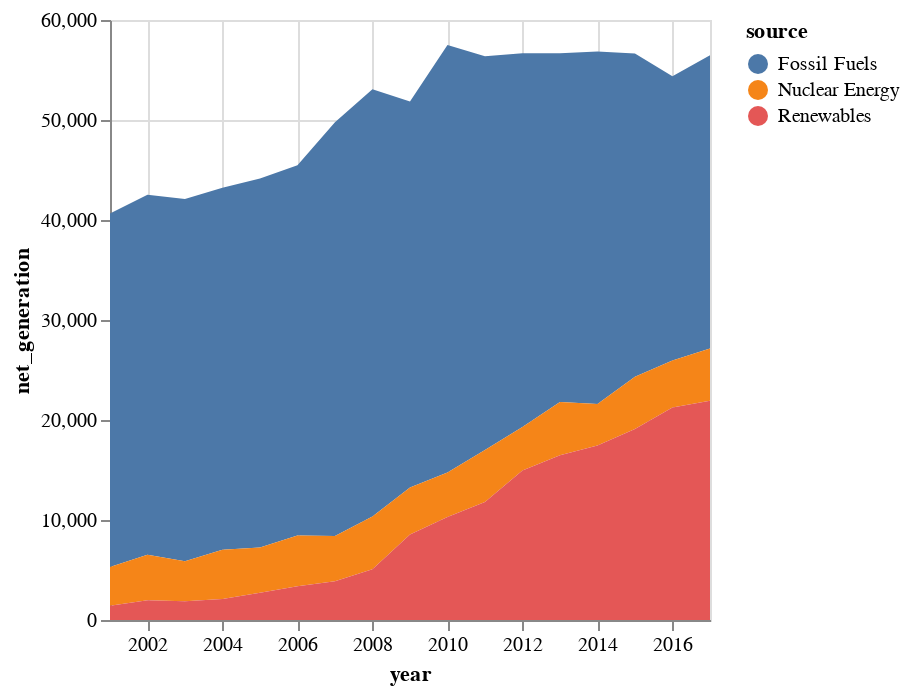

The code cell stored with this chart in its notebook:
### Markdown cell above
### Areas

Area charts let us see how data in multiple categories cumulate over a timespan. We might want to see how different energy sources contribute to an overall temporal trend, i.e., the overall energy production in Iowa:

### Code cell
alt.Chart(df2).mark_area().encode(
    x="year",
    y="net_generation",
    color="source"
)

### Figure 1 — Vega-Lite specification as saved in the notebook (floating-point values rounded to 4 significant figures)
{"config": {"view": {"continuousWidth": 300, "continuousHeight": 300}}, "data": {"name": "data-bb61008ba0c766c5601afa5323d12ad4"}, "mark": {"type": "area"}, "encoding": {"color": {"field": "source", "type": "nominal"}, "x": {"field": "year", "type": "temporal"}, "y": {"field": "net_generation", "type": "quantitative"}}, "$schema": "https://vega.github.io/schema/vega-lite/v5.8.0.json", "datasets": {"data-bb61008ba0c766c5601afa5323d12ad4": [{"year": "2001-01-01T00:00:00", "source": "Fossil Fuels", "net_generation": 35361}, {"year": "2002-01-01T00:00:00", "source": "Fossil Fuels", "net_generation": 35991}, {"year": "2003-01-01T00:00:00", "source": "Fossil Fuels", "net_generation": 36234}, {"year": "2004-01-01T00:00:00", "source": "Fossil Fuels", "net_generation": 36205}, {"year": "2005-01-01T00:00:00", "source": "Fossil Fuels", "net_generation": 36883}, {"year": "2006-01-01T00:00:00", "source": "Fossil Fuels", "net_generation": 37014}, {"year": "2007-01-01T00:00:00", "source": "Fossil Fuels", "net_generation": 41389}, {"year": "2008-01-01T00:00:00", "source": "Fossil Fuels", "net_generation": 42734}, {"year": "2009-01-01T00:00:00", "source": "Fossil Fuels", "net_generation": 38620}, {"year": "2010-01-01T00:00:00", "source": "Fossil Fuels", "net_generation": 42750}, {"year": "2011-01-01T00:00:00", "source": "Fossil Fuels", "net_generation": 39361}, {"year": "2012-01-01T00:00:00", "source": "Fossil Fuels", "net_generation": 37379}, {"year": "2013-01-01T00:00:00", "source": "Fossil Fuels", "net_generation": 34873}, {"year": "2014-01-01T00:00:00", "source": "Fossil Fuels", "net_generation": 35250}, {"year": "2015-01-01T00:00:00", "source": "Fossil Fuels", "net_generation": 32319}, {"year": "2016-01-01T00:00:00", "source": "Fossil Fuels", "net_generation": 28437}, {"year": "2017-01-01T00:00:00", "source": "Fossil Fuels", "net_generation": 29329}, {"year": "2001-01-01T00:00:00", "source": "Nuclear Energy", "net_generation": 3853}, {"year": "2002-01-01T00:00:00", "source": "Nuclear Energy", "net_generation": 4574}, {"year": "2003-01-01T00:00:00", "source": "Nuclear Energy", "net_generation": 3988}, {"year": "2004-01-01T00:00:00", "source": "Nuclear Energy", "net_generation": 4929}, {"year": "2005-01-01T00:00:00", "source": "Nuclear Energy", "net_generation": 4538}, {"year": "2006-01-01T00:00:00", "source": "Nuclear Energy", "net_generation": 5095}, {"year": "2007-01-01T00:00:00", "source": "Nuclear Energy", "net_generation": 4519}, {"year": "2008-01-01T00:00:00", "source": "Nuclear Energy", "net_generation": 5282}, {"year": "2009-01-01T00:00:00", "source": "Nuclear Energy", "net_generation": 4679}, {"year": "2010-01-01T00:00:00", "source": "Nuclear Energy", "net_generation": 4451}, {"year": "2011-01-01T00:00:00", "source": "Nuclear Energy", "net_generation": 5215}, {"year": "2012-01-01T00:00:00", "source": "Nuclear Energy", "net_generation": 4347}, {"year": "2013-01-01T00:00:00", "source": "Nuclear Energy", "net_generation": 5321}, {"year": "2014-01-01T00:00:00", "source": "Nuclear Energy", "net_generation": 4152}, {"year": "2015-01-01T00:00:00", "source": "Nuclear Energy", "net_generation": 5243}, {"year": "2016-01-01T00:00:00", "source": "Nuclear Energy", "net_generation": 4703}, {"year": "2017-01-01T00:00:00", "source": "Nuclear Energy", "net_generation": 5214}, {"year": "2001-01-01T00:00:00", "source": "Renewables", "net_generation": 1437}, {"year": "2002-01-01T00:00:00", "source": "Renewables", "net_generation": 1963}, {"year": "2003-01-01T00:00:00", "source": "Renewables", "net_generation": 1885}, {"year": "2004-01-01T00:00:00", "source": "Renewables", "net_generation": 2102}, {"year": "2005-01-01T00:00:00", "source": "Renewables", "net_generation": 2724}, {"year": "2006-01-01T00:00:00", "source": "Renewables", "net_generation": 3364}, {"year": "2007-01-01T00:00:00", "source": "Renewables", "net_generation": 3870}, {"year": "2008-01-01T00:00:00", "source": "Renewables", "net_generation": 5070}, {"year": "2009-01-01T00:00:00", "source": "Renewables", "net_generation": 8560}, {"year": "2010-01-01T00:00:00", "source": "Renewables", "net_generation": 10308}, {"year": "2011-01-01T00:00:00", "source": "Renewables", "net_generation": 11795}, {"year": "2012-01-01T00:00:00", "source": "Renewables", "net_generation": 14949}, {"year": "2013-01-01T00:00:00", "source": "Renewables", "net_generation": 16476}, {"year": "2014-01-01T00:00:00", "source": "Renewables", "net_generation": 17452}, {"year": "2015-01-01T00:00:00", "source": "Renewables", "net_generation": 19091}, {"year": "2016-01-01T00:00:00", "source": "Renewables", "net_generation": 21241}, {"year": "2017-01-01T00:00:00", "source": "Renewables", "net_generation": 21933}]}}
